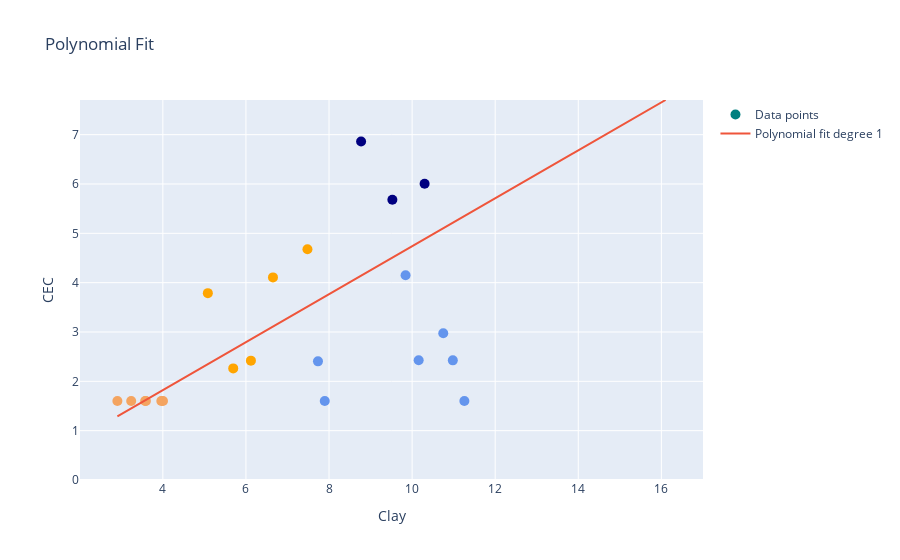

Notebook cell for this chart:
### Code cell
# This part rbest_featemains the same: finding the best feature set and using it in `fit_and_plot`
fit_and_plot(sandy_soil, ['Clay'], 'CEC', 1, mapping, 10)

### Figure 1 — Plotly figure (JSON) as saved in the notebook; plotly's stock layout.template omitted (floating-point values rounded to 4 significant figures; data arrays with more than 128 entries replaced by an {"elided": "..."} marker saying what was removed)
{"data": [{"marker": {"color": ["teal", "teal", "sandybrown", "sandybrown", "sandybrown", "sandybrown", "sandybrown", "sandybrown", "navy", "navy", "navy", "navy", "navy", "cornflowerblue", "cornflowerblue", "cornflowerblue", "cornflowerblue", "cornflowerblue", "cornflowerblue", "cornflowerblue", "orange", "orange", "orange", "orange", "orange"], "size": 10}, "mode": "markers", "name": "Data points", "type": "scatter", "x": [16.1, 16.04, 4.003, 3.574, 3.238, 3.592, 3.963, 2.906, 8.772, 9.525, 10.3, 11.03, 12.62, 9.843, 10.98, 11.26, 10.16, 7.897, 10.75, 7.734, 7.481, 6.651, 5.083, 6.12, 5.694], "y": [7.937, 8.396, 1.6, 1.6, 1.6, 1.6, 1.6, 1.6, 6.862, 5.68, 6.005, 8.763, 8.603, 4.149, 2.425, 1.6, 2.426, 1.6, 2.975, 2.405, 4.679, 4.107, 3.788, 2.419, 2.262]}, {"mode": "lines", "name": "Polynomial fit degree 1", "type": "scatter", "x": {"elided": "300 float values"}, "y": {"elided": "300 float values"}}], "layout": {"title": {"text": "Polynomial Fit"}, "xaxis": {"title": {"text": "Clay"}}, "yaxis": {"range": [0, 7.703], "title": {"text": "CEC"}}}}
